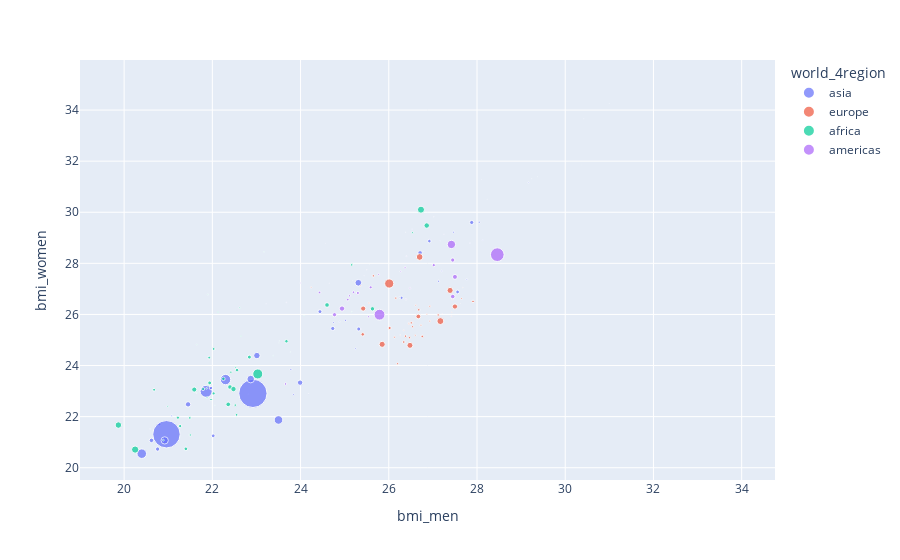

Notebook code for this chart:
### Code cell
import plotly.express as px

px.scatter(
    countries.reset_index(),
    x="bmi_men",
    y="bmi_women",
    size="population",
    color="world_4region",
    hover_name="name"
)

### Figure 1 — Plotly figure (JSON) as saved in the notebook; plotly's stock layout.template omitted (floating-point values rounded to 4 significant figures)
{"data": [{"hoverlabel": {"namelength": 0}, "hovertemplate": "<b>%{hovertext}</b><br><br>world_4region=asia<br>bmi_men=%{x}<br>bmi_women=%{y}<br>population=%{marker.size}", "hovertext": ["Afghanistan", "Australia", "Bahrain", "Bangladesh", "Bhutan", "Brunei", "Cambodia", "China", "Federated States of Micronesia", "Fiji", "India", "Indonesia", "Iran", "Iraq", "Israel", "Japan", "Jordan", "Kazakhstan", "Kiribati", "Kuwait", "Kyrgyzstan", "Laos", "Lebanon", "Malaysia", "Maldives", "Marshall Islands", "Mongolia", "Myanmar", "Nauru", "Nepal", "New Zealand", "North Korea", "Oman", "Pakistan", "Palau", "Papua New Guinea", "Philippines", "Qatar", "Samoa", "Saudi Arabia", "Singapore", "Solomon Islands", "South Korea", "Sri Lanka", "Syria", "Tajikistan", "Thailand", "Timor-Leste", "Tonga", "Turkmenistan", "Tuvalu", "United Arab Emirates", "Uzbekistan", "Vanuatu", "Vietnam", "Yemen"], "legendgroup": "asia", "marker": {"color": "#636efa", "size": [34500000, 23210000, 1377000, 154400000, 762300, 419800, 14660000, 1359000000, 112700, 882900, 1275000000, 247200000, 76410000, 34780000, 7819000, 126300000, 6573000, 16550000, 104300, 2959000, 5503000, 6459000, 4324000, 29790000, 328600, 56690, 2888000, 49120000, 10440, 31540000, 4508000, 24650000, 2957000, 183200000, 20920, 7327000, 98110000, 1977000, 185700, 29320000, 5301000, 580800, 48770000, 21390000, 21470000, 7184000, 70240000, 1224000, 105300, 5235000, 9888, 8208000, 28400000, 257800, 90660000, 26360000], "sizemode": "area", "sizeref": 3397500, "symbol": "circle"}, "mode": "markers", "name": "asia", "showlegend": true, "type": "scatter", "x": [20.62, 27.56, 27.84, 20.4, 22.82, 24.18, 20.8, 22.92, 28.1, 26.53, 20.96, 21.86, 25.31, 26.71, 27.13, 23.5, 27.47, 26.29, 29.24, 29.17, 24.75, 21.08, 27.2, 24.73, 23.22, 29.37, 24.88, 21.45, 33.9, 20.76, 27.77, 22.02, 26.24, 22.3, 30.38, 25.02, 22.87, 28.13, 30.42, 27.88, 23.84, 27.16, 23.99, 21.97, 26.92, 23.78, 23.01, 20.59, 31, 25.25, null, 28.05, 25.32, 26.79, 20.92, 24.44], "xaxis": "x", "y": [21.07, 26.88, 28.79, 20.55, 22.88, 22.89, 21.7, 22.91, 31.28, 29.34, 21.31, 22.99, 27.24, 28.41, 27.3, 21.87, 29.22, 26.65, 31.31, 31.16, 25.68, 22.03, 27.7, 25.45, 26.41, 31.39, 25.71, 22.48, 35.02, 20.73, 27.37, 21.25, 26.67, 23.45, 31.85, 25.77, 23.47, 28.91, 33.66, 29.6, 22.87, 28.88, 23.33, 23.12, 28.87, 23.85, 24.39, 21.51, 34.26, 24.66, null, 29.61, 25.43, 28.46, 21.07, 26.11], "yaxis": "y"}, {"hoverlabel": {"namelength": 0}, "hovertemplate": "<b>%{hovertext}</b><br><br>world_4region=europe<br>bmi_men=%{x}<br>bmi_women=%{y}<br>population=%{marker.size}", "hovertext": ["Albania", "Andorra", "Armenia", "Austria", "Azerbaijan", "Belarus", "Belgium", "Bosnia and Herzegovina", "Bulgaria", "Croatia", "Cyprus", "Czechia", "Denmark", "Estonia", "Finland", "France", "Georgia", "Germany", "Greece", "Hungary", "Iceland", "Ireland", "Italy", "Latvia", "Liechtenstein", "Lithuania", "Luxembourg", "Malta", "Moldova", "Monaco", "Montenegro", "Netherlands", "North Macedonia", "Norway", "Poland", "Portugal", "Romania", "Russia", "San Marino", "Serbia", "Slovakia", "Slovenia", "Spain", "Sweden", "Switzerland", "Turkey", "Ukraine", "United Kingdom"], "legendgroup": "europe", "marker": {"color": "#EF553B", "size": [3238000, 88910, 3118000, 8441000, 9533000, 9498000, 10820000, 3736000, 7349000, 4379000, 1141000, 10590000, 5611000, 1339000, 5419000, 63780000, 4278000, 81800000, 11450000, 9934000, 332000, 4631000, 61090000, 2226000, 36870, 3278000, 530000, 420600, 3496000, 35460, 633200, 16760000, 2069000, 4992000, 38330000, 10700000, 21340000, 142600000, 32160, 9835000, 5489000, 2045000, 47040000, 9546000, 7762000, 75360000, 44700000, 63180000], "sizemode": "area", "sizeref": 3397500, "symbol": "circle"}, "mode": "markers", "name": "europe", "showlegend": true, "type": "scatter", "x": [26.45, 27.63, 25.36, 26.47, 25.65, 26.16, 26.76, 26.61, 26.54, 26.6, 27.42, 27.91, 26.13, 26.26, 26.73, 25.85, 25.55, 27.17, 26.34, 27.12, 27.21, 27.65, 26.48, 26.46, null, 26.86, 27.43, 27.68, 24.24, null, 26.55, 26.02, 26.34, 26.93, 26.67, 26.68, 25.41, 26.01, null, 26.51, 26.93, 27.44, 27.5, 26.38, 26.2, 26.7, 25.42, 27.39], "xaxis": "x", "y": [25.66, 26.43, 27.13, 25.09, 27.51, 26.64, 25.14, 26.36, 25.52, 25.18, 25.93, 26.51, 25.11, 25.19, 25.58, 24.83, 26.45, 25.74, 24.92, 25.98, 26.03, 26.62, 24.79, 25.62, null, 26.01, 26.09, 27.05, 27.06, null, 25.7, 25.47, 25.38, 25.74, 25.92, 26.18, 25.22, 27.21, null, 25.67, 26.32, 26.58, 26.31, 25.15, 24.07, 28.25, 26.23, 26.94], "yaxis": "y"}, {"hoverlabel": {"namelength": 0}, "hovertemplate": "<b>%{hovertext}</b><br><br>world_4region=africa<br>bmi_men=%{x}<br>bmi_women=%{y}<br>population=%{marker.size}", "hovertext": ["Algeria", "Angola", "Benin", "Botswana", "Burkina Faso", "Burundi", "Cameroon", "Cape Verde", "Central African Republic", "Chad", "Comoros", "Congo", "Cote d'Ivoire", "Democratic Republic of the Congo", "Djibouti", "Egypt", "Equatorial Guinea", "Eritrea", "Ethiopia", "Gabon", "Gambia", "Ghana", "Guinea", "Guinea-Bissau", "Kenya", "Lesotho", "Liberia", "Libya", "Madagascar", "Malawi", "Mali", "Mauritania", "Mauritius", "Morocco", "Mozambique", "Namibia", "Niger", "Nigeria", "Rwanda", "Sao Tome and Principe", "Senegal", "Seychelles", "Sierra Leone", "Somalia", "South Africa", "South Sudan", "Sudan", "Swaziland", "Tanzania", "Togo", "Tunisia", "Uganda", "Zambia", "Zimbabwe"], "legendgroup": "africa", "marker": {"color": "#00cc96", "size": [36980000, 20710000, 9607000, 2075000, 18010000, 8911000, 20910000, 510200, 4667000, 12140000, 792900, 4324000, 21060000, 71420000, 940100, 85380000, 761000, 5748000, 88360000, 1594000, 1874000, 26130000, 10750000, 1613000, 43920000, 2240000, 4349000, 6506000, 22560000, 16410000, 16810000, 3704000, 1321000, 32930000, 25030000, 2404000, 17240000, 170900000, 11610000, 175400, 13450000, 87420, 6255000, 10050000, 50980000, 10880000, 35940000, 1237000, 49150000, 6413000, 10810000, 36760000, 14310000, 13330000], "sizemode": "area", "sizeref": 3397500, "symbol": "circle"}, "mode": "markers", "name": "africa", "showlegend": true, "type": "scatter", "x": [24.6, 22.25, 22.42, 22.13, 21.27, 21.5, 23.68, 23.52, 20.99, 21.49, 22.06, 21.87, 22.56, 19.87, 23.38, 26.73, 23.77, 20.89, 20.25, 24.08, 21.65, 22.84, 22.52, 21.64, 21.59, 21.9, 21.9, 26.54, 21.4, 22.03, 21.79, 22.62, 25.16, 25.63, 21.94, 22.65, 21.22, 23.03, 22.55, 23.51, 21.93, 25.56, 22.53, 21.97, 26.86, null, 22.4, 23.17, 22.48, 21.88, 25.16, 22.36, 20.68, 22.03], "xaxis": "x", "y": [26.37, 23.48, 23.74, 26.09, 21.63, 21.28, 24.95, 24.96, 22.4, 21.95, 22.44, 23.11, 23.82, 21.67, 24.38, 30.1, 24.53, 21.08, 20.71, 25.95, 24.82, 24.33, 22.45, 22.93, 23.06, 26.78, 23.22, 29.2, 20.74, 22.91, 23.08, 26.26, 26.1, 26.22, 23.32, 25.15, 21.96, 23.67, 22.07, 24.88, 24.31, 27.97, 23.93, 22.67, 29.48, null, 23.16, 28.45, 23.08, 22.74, 27.94, 22.48, 23.05, 24.65], "yaxis": "y"}, {"hoverlabel": {"namelength": 0}, "hovertemplate": "<b>%{hovertext}</b><br><br>world_4region=americas<br>bmi_men=%{x}<br>bmi_women=%{y}<br>population=%{marker.size}", "hovertext": ["Antigua and Barbuda", "Argentina", "Bahamas", "Barbados", "Belize", "Bolivia", "Brazil", "Canada", "Chile", "Colombia", "Costa Rica", "Cuba", "Dominica", "Dominican Republic", "Ecuador", "El Salvador", "Grenada", "Guatemala", "Guyana", "Haiti", "Honduras", "Jamaica", "Mexico", "Nicaragua", "Panama", "Paraguay", "Peru", "Saint Kitts and Nevis", "Saint Lucia", "Saint Vincent and the Grenadines", "Suriname", "Trinidad and Tobago", "United States", "Uruguay", "Venezuela"], "legendgroup": "americas", "marker": {"color": "#ab63fa", "size": [91400, 41470000, 355200, 275100, 330700, 10410000, 200100000, 34990000, 17570000, 48170000, 4860000, 11240000, 67700, 10310000, 15060000, 6303000, 105700, 15530000, 759300, 10390000, 8072000, 2771000, 117500000, 6042000, 3678000, 6798000, 30080000, 54340, 179500, 109400, 538900, 1355000, 318500000, 3403000, 30340000], "sizemode": "area", "sizeref": 3397500, "symbol": "circle"}, "mode": "markers", "name": "americas", "showlegend": true, "type": "scatter", "x": [25.77, 27.5, 27.25, 26.38, 27.02, 24.43, 25.79, 27.45, 27.02, 24.94, 26.48, 25.07, 24.57, 25.2, 25.59, 26.37, 25.18, 25.3, 23.68, 23.66, 25.11, 24, 27.42, 25.77, 26.27, 25.54, 24.77, 28.23, 24.65, 25.44, 25.5, 26.4, 28.46, 26.39, 27.45], "xaxis": "x", "y": [27.51, 27.47, 29.14, 29.22, 29.82, 26.86, 25.99, 26.7, 27.93, 26.23, 27.03, 26.58, 28.78, 26.87, 27.06, 27.84, 27.32, 26.84, 26.47, 23.28, 26.73, 27.23, 28.74, 27.57, 27.68, 25.91, 25.99, 30.51, 27.22, 27.52, 27.75, 28.28, 28.34, 26.59, 28.13], "yaxis": "y"}], "layout": {"legend": {"itemsizing": "constant", "title": {"text": "world_4region"}, "tracegroupgap": 0}, "margin": {"t": 60}, "xaxis": {"anchor": "y", "domain": [0, 1], "title": {"text": "bmi_men"}}, "yaxis": {"anchor": "x", "domain": [0, 1], "title": {"text": "bmi_women"}}}}
